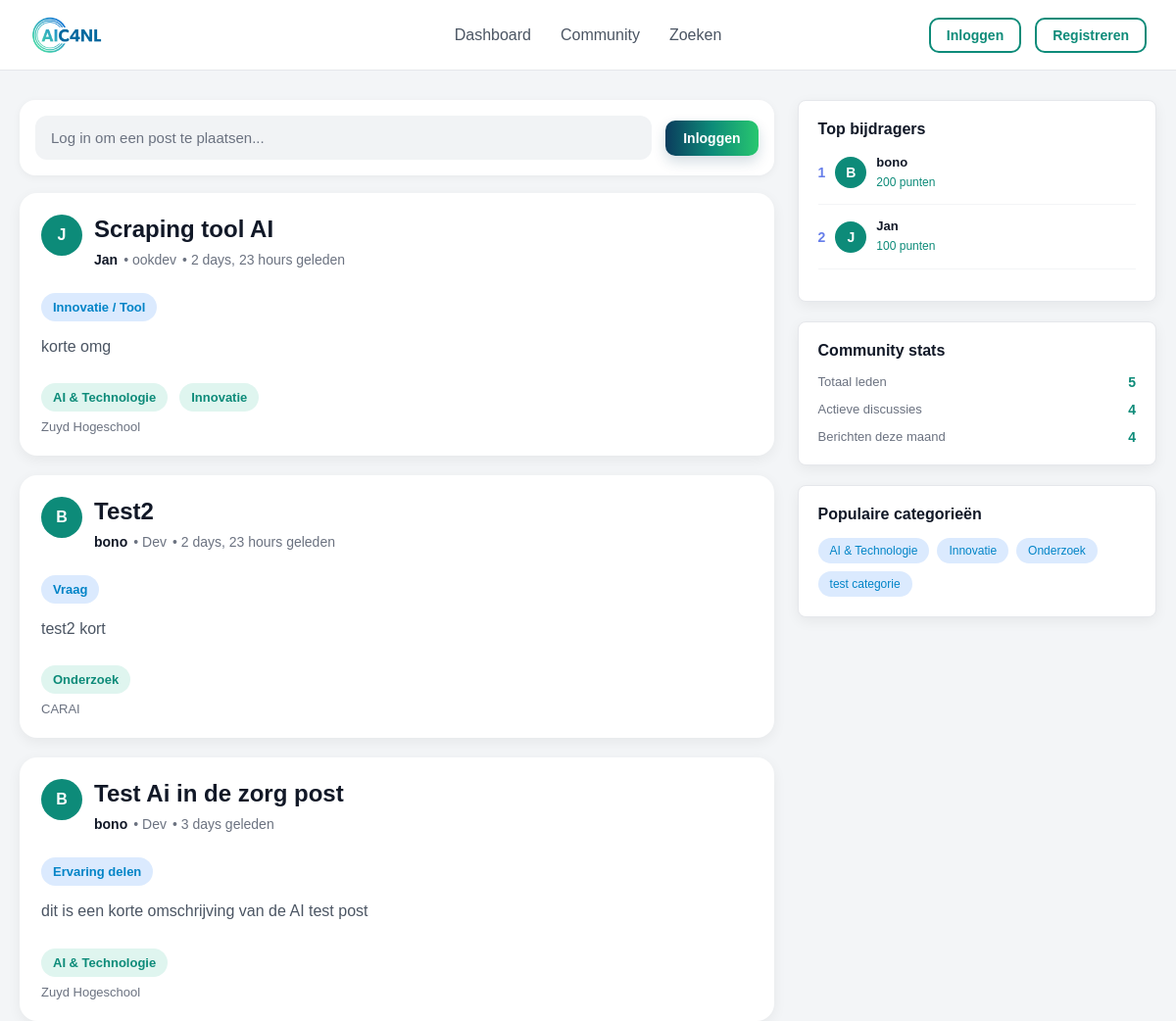
/community/ (upper part), run on an earlier commit of the app's database.
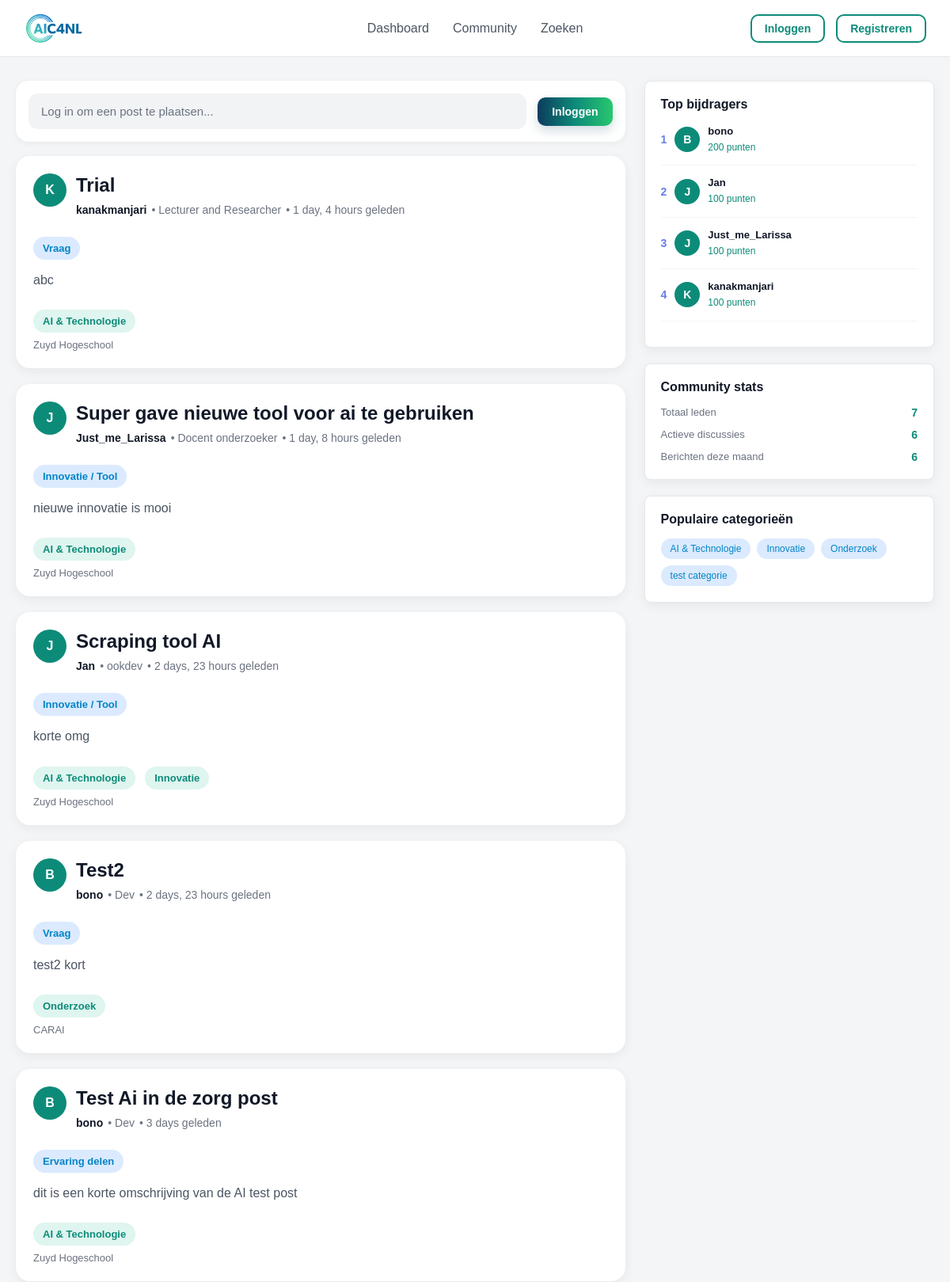
And on a later commit of the database.
### core/models.py (models this page shows, shortened)
class Post(models.Model):
    title = models.CharField(max_length=255)
    type = models.CharField(max_length=255)
    short_description = models.CharField(max_length=500)
    long_description = models.TextField()
    created_at = models.DateTimeField(auto_now_add=True)
    image_path = models.CharField(max_length=500, blank=True, null=True)
    target_audience = models.CharField(max_length=255)
    category = models.CharField(max_length=255)
    is_validated = models.BooleanField(default=False)
    user = models.ForeignKey(
        User,
        on_delete=models.CASCADE,
        related_name="posts"
    )
    use_case = models.ForeignKey(
        UseCase,
        on_delete=models.SET_NULL,
        null=True,
        blank=True,
        related_name="posts"
    )
    institution = models.ForeignKey(
        Institution,
        on_delete=models.SET_NULL,
        null=True,
        blank=True,
        related_name="posts"
    )

class User(AbstractUser):
    email = models.EmailField(unique=True)
    date_of_birth = models.DateField(blank=True, null=True)
    function = models.CharField(max_length=255, blank=True, null=True)
    description = models.TextField(blank=True, null=True)
    ai_knowledge_level = models.IntegerField(
        validators=[MinValueValidator(1), MaxValueValidator(10)],
        blank=True,
        null=True
    )
    points = models.IntegerField(default=0)
    rank = models.CharField(max_length=255, blank=True, null=True)
    is_admin = models.BooleanField(default=False)
    institution = models.ForeignKey(
        Institution,
        on_delete=models.SET_NULL,
        null=True,
        blank=True,
        related_name="users"
    )
    badges = models.ManyToManyField(
        Badge,
        blank=True,
        related_name="users"
    )

class Institution(models.Model):
    name = models.CharField(max_length=255)
    description = models.TextField(blank=True, null=True)
    is_learning_institution = models.BooleanField(default=False)
    is_care_institution = models.BooleanField(default=False)
    def __str__(self):
        return self.name

### core/views.py (the view)
# urls.py: path('community/', views.community_view, name='community'),
def community_view(request):
    posts = Post.objects.order_by('-created_at')
    for post in posts:
        if post.category:
            post.category_list = [cat.strip() for cat in post.category.split(',')]
        else:
            post.category_list = []
        if post.target_audience:
            post.audience_list = [aud.strip() for aud in post.target_audience.split(',')]
        else:
            post.audience_list = []
    top_users = User.objects.filter(points__gt=0).order_by('-points')[:4]
    from collections import Counter
    all_categories = []
    for post in posts:
        if post.category_list:
            all_categories.extend(post.category_list)
    popular_categories = [cat for cat, count in Counter(all_categories).most_common(6)]
    form = PostForm()
    return render(request, 'core/community.html', {
        'posts': posts,
        'form': form,
        'top_users': top_users,
        'popular_categories': popular_categories,
        'total_users': User.objects.count(),
        'active_discussions': posts.count(),
    })

### core/templates/core/community.html (shortened to what the changed rows need)
{% extends 'core/base.html' %}
{% block content %}
<div class="community-layout">
    <div class="community-main">
        {% for post in posts %}
            <div class="community-post-card" onclick="openPostDetail({{ post.id }}, '{{ post.title|escapejs }}', '{{ post.user.username|escapejs }}', '{{ post.user.function|escapejs }}', '{{ post.created_at|timesince }} geleden', '{{ post.type|escapejs }}', '{{ post.short_description|escapejs }}', '{{ post.long_description|escapejs }}', '{{ post.category|escapejs }}')" style="cursor: pointer;">
                <div style="display: flex; align-items: flex-start; gap: 12px; margin-bottom: 14px;">
                    <div class="post-user-avatar">
                        {{ post.user.username|slice:":1"|upper }}
                    </div>
                    <div style="flex: 1;">
                        <h3 class="community-post-title" style="margin: 0 0 8px 0;">{{ post.title }}</h3>
                        <div style="display: flex; align-items: center; gap: 6px; color: #6b7280; font-size: 14px;">
                            <span style="font-weight: 600; color: #111827;">{{ post.user.username }}</span>
                            {% if post.user.function %}<span>• {{ post.user.function }}</span>{% endif %}
                            <span>• {{ post.created_at|timesince }} geleden</span>
                        </div>
                    </div>
                </div>
                <div class="post-type-badge" style="display: inline-block; margin-bottom: 12px;">
                    <span class="community-tag" style="background: #dbeafe; color: #0284c7;">{{ post.type }}</span>
                </div>
                <p class="community-post-text">{{ post.short_description }}</p>
                <div class="post-meta-info" style="border-top: none; padding-top: 0; margin-top: 12px;">
                    {% if post.category_list %}
                        <div style="display: flex; flex-wrap: wrap; gap: 6px;">
                            {% for cat in post.category_list %}
                                <span class="community-tag">{{ cat }}</span>
                            {% endfor %}
                        </div>
                    {% endif %}
                    {% if post.institution %}
                        <div class="post-meta-item" style="margin-top: 8px; color: #6b7280; font-size: 13px;">
                            <span style="font-weight: 500;">{{ post.institution.name }}</span>
                        </div>
                    {% endif %}
                </div>
            </div>
        {% empty %}
            <div class="community-post-card">
                <p>Er zijn nog geen posts geplaatst.</p>
            </div>
        {% endfor %}
    </div>
    <div class="community-sidebar">
        <div class="sidebar-box" style="border: 1px solid #e5e7eb; border-radius: 8px; padding: 20px; margin-bottom: 20px;">
            <div>
                {% for user in top_users %}
                    <div style="display: flex; align-items: center; gap: 10px; margin-bottom: 12px; padding-bottom: 12px; border-bottom: 1px solid #f3f4f6;" {% if not forloop.last %}{% endif %}>
                        <span style="font-weight: bold; color: #667eea; font-size: 14px;">{{ forloop.counter }}</span>
                        <div class="post-user-avatar" style="width: 32px; height: 32px; font-size: 14px;">
                            {{ user.username|slice:":1"|upper }}
                        </div>
                        <div style="flex: 1; min-width: 0;">
                            <a href="{% url 'user_profile' user.username %}" style="color: #111827; font-weight: 600; text-decoration: none; font-size: 13px;">{{ user.username }}</a>
                            <p style="margin: 2px 0 0 0; color: #0d8b79; font-size: 12px; font-weight: 500;">{{ user.points }} punten</p>
                        </div>
                    </div>
                {% empty %}
                    <p style="color: #6b7280; font-size: 13px; text-align: center;">Nog geen bijdragers</p>
                {% endfor %}
            </div>
        </div>
        <div class="sidebar-box" style="border: 1px solid #e5e7eb; border-radius: 8px; padding: 20px; margin-bottom: 20px;">
            <div style="display: flex; flex-direction: column; gap: 12px;">
                <div style="display: flex; justify-content: space-between; align-items: center;">
                    <span style="color: #6b7280; font-size: 13px;">Totaal leden</span>
                    <span style="font-weight: 600; color: #0d8b79; font-size: 14px;">{{ total_users }}</span>
                </div>
                <div style="display: flex; justify-content: space-between; align-items: center;">
                    <span style="color: #6b7280; font-size: 13px;">Actieve discussies</span>
                    <span style="font-weight: 600; color: #0d8b79; font-size: 14px;">{{ active_discussions }}</span>
                </div>
                <div style="display: flex; justify-content: space-between; align-items: center;">
                    <span style="color: #6b7280; font-size: 13px;">Berichten deze maand</span>
                    <span style="font-weight: 600; color: #0d8b79; font-size: 14px;">{{ posts|length }}</span>
                </div>
            </div>
        </div>
        <div class="sidebar-box" style="border: 1px solid #e5e7eb; border-radius: 8px; padding: 20px;">
            <div style="display: flex; flex-wrap: wrap; gap: 8px;">
                {% for category in popular_categories %}
                    <a href="{% url 'zoeken' %}?category={{ category }}" style="background: #dbeafe; color: #0284c7; padding: 6px 12px; border-radius: 20px; text-decoration: none; font-size: 12px; font-weight: 500; display: inline-block; transition: all 0.2s;">
                        {{ category }}
                    </a>
                {% empty %}
                    <p style="color: #6b7280; font-size: 13px;">Geen categorieën beschikbaar</p>
                {% endfor %}
            </div>
        </div>
    </div>
</div>
{% endblock %}

What changed in the data, as far as the page shows it:
added Post: user.username "K", title "Trial", user.username "kanakmanjari", user.function "Lecturer and Researcher", created_at "1 day, 4 hours", type "Vraag", short_description "abc", category_list "AI & Technologie", institution.name "Zuyd Hogeschool", popular_categories "AI & Technologie"
added Post: user.username "J", title "Super gave nieuwe tool voor ai te gebruiken", user.username "Just_me_Larissa", user.function "Docent onderzoeker", created_at "1 day, 8 hours", type "Innovatie / Tool", short_description "nieuwe innovatie is mooi", category_list "AI & Technologie", institution.name "Zuyd Hogeschool"
added User: username "J", username "Just_me_Larissa", points "100"
added User: username "K", username "kanakmanjari", points "100"
Also different on the page:
{{ total_users }}: "5" → "7"
{{ active_discussions }}: "4" → "6"
{{ posts|length }}: "4" → "6"
list line gone: "AI & Technologie"
